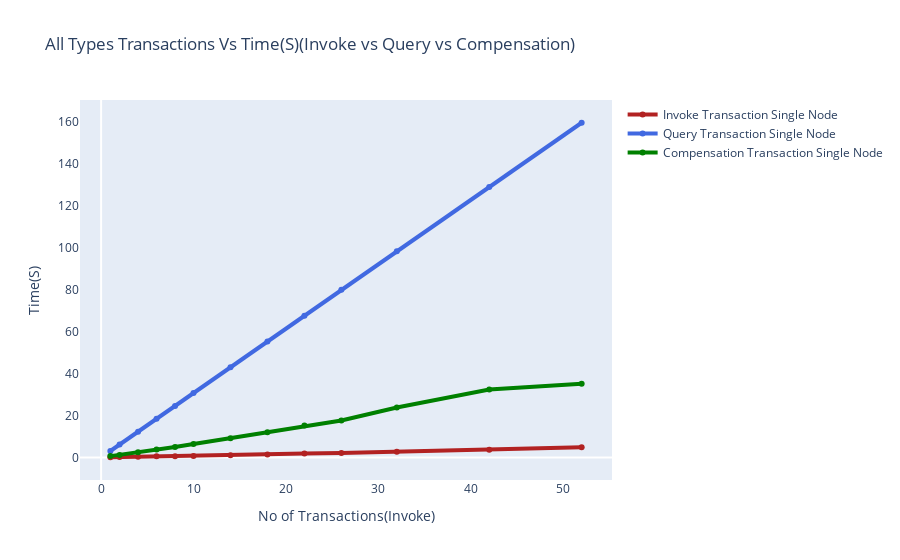

The notebook cell saved with this chart:
### Code cell
fig = go.Figure()
fig.add_trace(go.Scatter(x=invoke['No_of_Transactions'], y=invoke['Time(S)'], name='Invoke Transaction Single Node',
                         line=dict(color='firebrick', width=4)))
fig.add_trace(go.Scatter(x=query['No_of_Transactions'], y=query['Time(S)'], name='Query Transaction Single Node',
line=dict(color='royalblue', width=4)))
fig.add_trace(go.Scatter(x=compensation['No_of_Transactions'], y=compensation['Time(S)'], name='Compensation Transaction Single Node',
line=dict(color='green', width=4)))
fig.update_layout(title='All Types Transactions Vs Time(S)(Invoke vs Query vs Compensation)',
                   xaxis_title='No of Transactions(Invoke)',
                   yaxis_title='Time(S)')
fig.update_layout(xaxis_showgrid=False, yaxis_showgrid=False)

### Figure 1 — Plotly figure (JSON) as saved in the notebook; plotly's stock layout.template omitted (floating-point values rounded to 4 significant figures)
{"data": [{"line": {"color": "firebrick", "width": 4}, "name": "Invoke Transaction Single Node", "type": "scatter", "x": [1, 2, 4, 6, 8, 10, 14, 18, 22, 26, 32, 42, 52], "y": [0.09271, 0.1911, 0.3675, 0.5324, 0.6078, 0.7451, 1.084, 1.351, 1.873, 2.112, 2.681, 3.62, 4.851]}, {"line": {"color": "royalblue", "width": 4}, "name": "Query Transaction Single Node", "type": "scatter", "x": [1, 2, 4, 6, 8, 10, 14, 18, 22, 26, 32, 42, 52], "y": [3.073, 6.149, 12.28, 18.44, 24.59, 30.73, 43.02, 55.32, 67.62, 80.0, 98.39, 129.1, 159.7]}, {"line": {"color": "green", "width": 4}, "name": "Compensation Transaction Single Node", "type": "scatter", "x": [1, 2, 4, 6, 8, 10, 14, 18, 22, 26, 32, 42, 52], "y": [0.634, 1.209, 2.462, 3.758, 4.95, 6.388, 9.185, 12.03, 15.22, 17.65, 23.87, 32.44, 35.21]}], "layout": {"title": {"text": "All Types Transactions Vs Time(S)(Invoke vs Query vs Compensation)"}, "xaxis": {"showgrid": false, "title": {"text": "No of Transactions(Invoke)"}}, "yaxis": {"showgrid": false, "title": {"text": "Time(S)"}}}}
